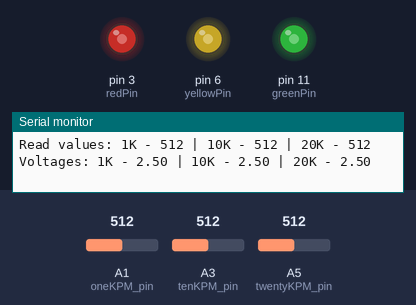
The sketch below on a simulated Arduino Uno, built with avr-gcc and run on an emulated ATmega328P. Parts: output pins drawn as LEDs (lit = HIGH), the last lines printed to the serial monitor. The inputs (shaded band) are chosen by the test bench; at power-on: A1 (oneKPM_pin) = 512, A3 (tenKPM_pin) = 512, A5 (twentyKPM_pin) = 512.

Above: at 1.2 s.
1.3 s: A1 (oneKPM_pin) set to 105
At 2.1 s:
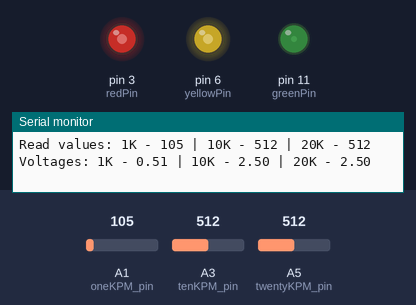
2.8 s: A1 (oneKPM_pin) set to 92
At 3.8 s:
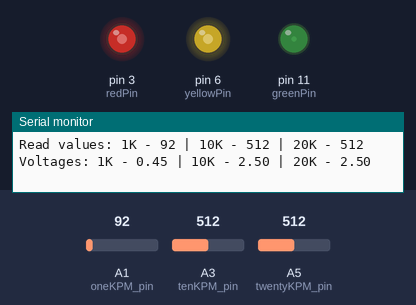
5.8 s: A3 (tenKPM_pin) set to 107
At 6.1 s:
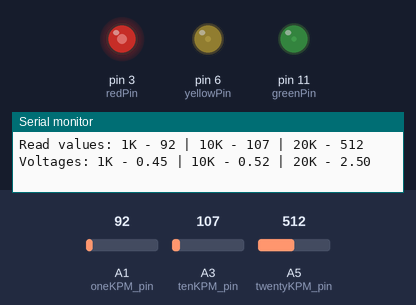
7.3 s: A3 (tenKPM_pin) set to 94
At 8.3 s:
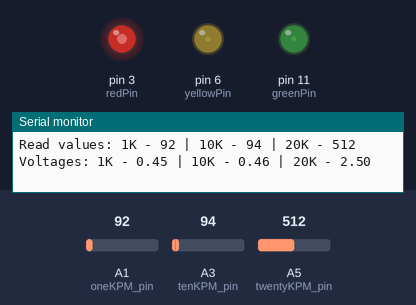
10.3 s: A5 (twentyKPM_pin) set to 106
At 11.5 s:
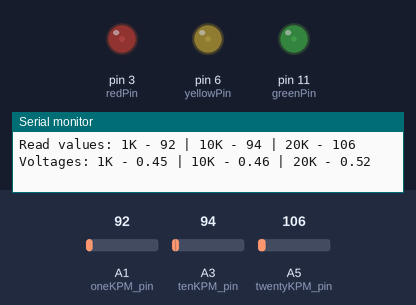
11.8 s: A5 (twentyKPM_pin) set to 92
At 12.1 s:
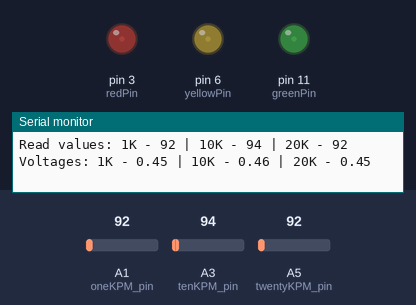
Timing chart, 0 to 14.8 s (numbered marks = the images above; inputs shaded):
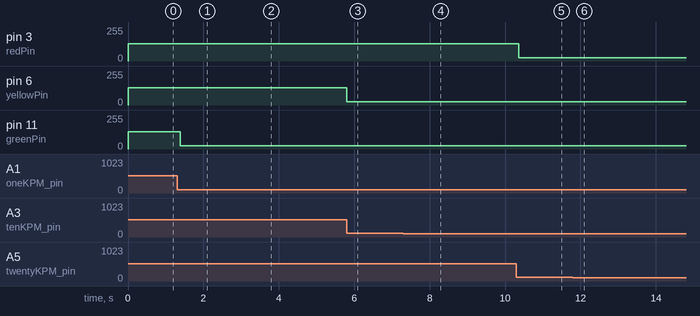

Measured:
- after the input at 1.3 s, pin 11 (greenPin): 128/255 → 26/255 after 0.08 s
- after the input at 2.8 s, pin 11 (greenPin): 26/255 → 23/255 at once
- after the input at 5.8 s, pin 6 (yellowPin): 128/255 → 26/255 at once
- after the input at 7.3 s, pin 6 (yellowPin): 26/255 → 23/255 at once
- after the input at 10.3 s, pin 3 (redPin): 128/255 → 26/255 after 0.06 s
- after the input at 11.8 s, pin 3 (redPin): 26/255 → 23/255 after 0.07 s

The sketch:

potentiometer_voltage_read.ino
```cpp
int oneKPM_pin = A1;
int tenKPM_pin = A3;
int twentyKPM_pin = A5;

int oneK_value = 0;
int tenK_value = 0;
int twentyK_value = 0;

int greenPin = 11;
int yellowPin = 6;
int redPin = 3;

void setup() {
  // put your setup code here, to run once:
  pinMode(oneKPM_pin, INPUT);
  pinMode(tenKPM_pin, INPUT);
  pinMode(twentyKPM_pin, INPUT);

  pinMode(greenPin, OUTPUT);
  pinMode(yellowPin, OUTPUT);
  pinMode(redPin, OUTPUT);

  Serial.begin(9600);
}

void loop() {
  // put your main code here, to run repeatedly:
  oneK_value = analogRead(oneKPM_pin);
  tenK_value = analogRead(tenKPM_pin);
  twentyK_value = analogRead(twentyKPM_pin);

  analogWrite(greenPin, oneK_value / 4);
  analogWrite(yellowPin, tenK_value / 4);
  analogWrite(redPin, twentyK_value / 4);

  Serial.print("Read values: 1K - ");
  Serial.print(oneK_value);
  Serial.print(" | 10K - ");
  Serial.print(tenK_value);
  Serial.print(" | 20K - ");
  Serial.print(twentyK_value);

  float oneK_voltage = (5./1024.)*oneK_value;
  float tenK_voltage = (5./1024.)*tenK_value;
  float twentyK_voltage = (5./1024.)*twentyK_value;
  Serial.print("\tVoltages: 1K - ");
  Serial.print(oneK_voltage);
  Serial.print(" | 10K - ");
  Serial.print(tenK_voltage);
  Serial.print(" | 20K - ");
  Serial.println(twentyK_voltage);
}
```
